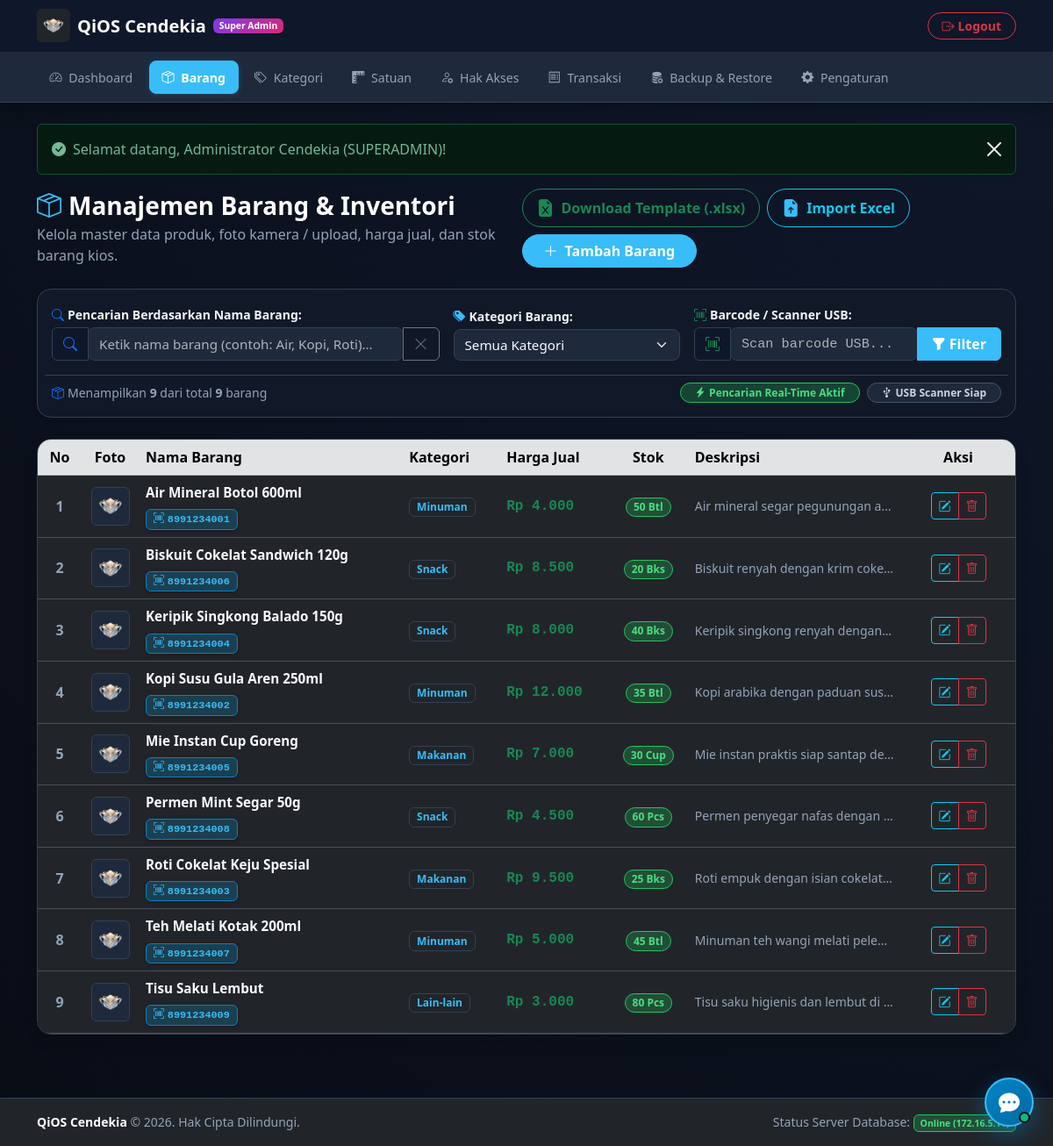
Page /admin/produk.php (signed in) on the committed database.
### tables this page shows
CREATE TABLE `produk` (
    `id` INT AUTO_INCREMENT PRIMARY KEY,
    `kategori_id` INT NULL,
    `satuan_id` INT NULL,
    `nama_produk` VARCHAR(150) NOT NULL,
    `barcode` VARCHAR(100) NULL,
    `harga` DECIMAL(12, 2) NOT NULL DEFAULT 0.00,
    `stok` INT NOT NULL DEFAULT 0,
    `deskripsi` TEXT NULL,
    `foto` VARCHAR(255) NULL,
    `created_at` TIMESTAMP DEFAULT CURRENT_TIMESTAMP,
    `updated_at` TIMESTAMP DEFAULT CURRENT_TIMESTAMP ON UPDATE CURRENT_TIMESTAMP,
    FOREIGN KEY (`kategori_id`) REFERENCES `kategori`(`id`) ON DELETE SET NULL,
    FOREIGN KEY (`satuan_id`) REFERENCES `satuan`(`id`) ON DELETE SET NULL
);

CREATE TABLE `kategori` (
    `id` INT AUTO_INCREMENT PRIMARY KEY,
    `nama_kategori` VARCHAR(100) NOT NULL UNIQUE,
    `deskripsi` VARCHAR(255) NULL,
    `created_at` TIMESTAMP DEFAULT CURRENT_TIMESTAMP
);

CREATE TABLE `satuan` (
    `id` INT AUTO_INCREMENT PRIMARY KEY,
    `nama_satuan` VARCHAR(100) NOT NULL UNIQUE,
    `kode_satuan` VARCHAR(20) NOT NULL,
    `deskripsi` VARCHAR(255) NULL,
    `created_at` TIMESTAMP DEFAULT CURRENT_TIMESTAMP
);

### config/database.php (called while the page is built, shortened)
<?php
$ini_file = __DIR__ . '/../config.ini';
$ini_data = [];
if (file_exists($ini_file)) {
    $parsed_ini = @parse_ini_file($ini_file, true);
    if (is_array($parsed_ini)) {
        $ini_data = $parsed_ini;
    }
}
$current_web_host = '127.0.0.1';
if (isset($_SERVER['HTTP_HOST']) && !empty($_SERVER['HTTP_HOST'])) {
    $current_web_host = strtolower(explode(':', $_SERVER['HTTP_HOST'])[0]);
} elseif (isset($_SERVER['SERVER_ADDR']) && !empty($_SERVER['SERVER_ADDR'])) {
    $current_web_host = strtolower($_SERVER['SERVER_ADDR']);
} elseif (!empty($ini_data['SERVER']['server_url'])) {
    $parsed_url = parse_url($ini_data['SERVER']['server_url']);
    if (!empty($parsed_url['host'])) {
        $current_web_host = strtolower($parsed_url['host']);
    }
}
$is_local_request = in_array($current_web_host, ['localhost', '127.0.0.1', 'kiosk.test', '::1']);
$dynamic_db_host = $current_web_host;
if ($is_local_request) {
    $dynamic_db_host = '127.0.0.1';
}
if (!empty($ini_data['DATABASE']['db_host'])) {
    $dynamic_db_host = trim($ini_data['DATABASE']['db_host']);
}
$db_host = getenv('DB_HOST') ? getenv('DB_HOST') : $dynamic_db_host;
$db_user = getenv('DB_USER') ? getenv('DB_USER') : ($ini_data['DATABASE']['db_user'] ?? 'root');
$db_pass = getenv('DB_PASS') !== false ? getenv('DB_PASS') : ($ini_data['DATABASE']['db_password'] ?? ($ini_data['DATABASE']['db_pass'] ?? ($is_local_request ? '' : 'pastijuara1')));
$db_name = getenv('DB_NAME') ? getenv('DB_NAME') : ($ini_data['DATABASE']['db_name'] ?? 'kios_db');
$db_port = getenv('DB_PORT') ? getenv('DB_PORT') : ($ini_data['DATABASE']['db_port'] ?? '3306');
$db_charset = 'utf8mb4';
$candidate_hosts = array_values(array_unique([$db_host, '127.0.0.1', 'localhost']));
$candidate_passwords = array_values(array_unique([$db_pass, 'pastijuara1', '']));
$options = [
    PDO::ATTR_ERRMODE            => PDO::ERRMODE_EXCEPTION,
    PDO::ATTR_DEFAULT_FETCH_MODE => PDO::FETCH_ASSOC,
    PDO::ATTR_EMULATE_PREPARES   => false,
    PDO::ATTR_TIMEOUT            => 2,
];
$pdo = null;
foreach ($candidate_hosts as $try_host) {
    foreach ($candidate_passwords as $try_pass) {
        try {
            $dsn = "mysql:host={$try_host};port={$db_port};dbname={$db_name};charset={$db_charset}";
            $pdo = new PDO($dsn, $db_user, $try_pass, $options);
            break 2;
        } catch (PDOException $ex) {
            $connection_error = $ex;
        }
    }
}
    ?>
    <?php
function e($string) {
    return htmlspecialchars((string)$string, ENT_QUOTES, 'UTF-8');
}
function rupiah($angka) {
    return 'Rp ' . number_format((float)$angka, 0, ',', '.');
}
function get_setting($key, $default = '') {
    global $pdo;
    static $cache = [];
    if (isset($cache[$key])) {
        return $cache[$key];
    }
    try {
        $stmt = $pdo->prepare("SELECT nilai FROM pengaturan WHERE kunci = ? LIMIT 1");
        $stmt->execute([$key]);
        $row = $stmt->fetch();
        if ($row && $row['nilai'] !== null && $row['nilai'] !== '') {
            $cache[$key] = (string)$row['nilai'];
            return $cache[$key];
        }
    } catch (PDOException $e) {
    }
    $cache[$key] = $default;
    return $default;
}
function get_app_logo_path() {
    $logo_file = get_setting('logo_aplikasi', 'assets/images/logo.png');
    $abs_path  = __DIR__ . '/../' . $logo_file;
    return $logo_file;
}
function get_app_logo($prefix = '') {
    $logo_file = get_app_logo_path();
    $abs_path  = __DIR__ . '/../' . $logo_file;
    $v = file_exists($abs_path) ? filemtime($abs_path) : time();
    return $prefix . $logo_file . '?v=' . $v;
}

### admin/produk.php (the view, shortened to what this page needs)
<?php
require_once __DIR__ . '/../config/database.php';
require_once __DIR__ . '/../config/auth.php';
$search_nama    = trim($_GET['nama_barang'] ?? ($_GET['search'] ?? ''));
$search_barcode = trim($_GET['barcode'] ?? '');
$sql = "
    SELECT p.*, k.nama_kategori, s.nama_satuan, s.kode_satuan
    FROM produk p
    LEFT JOIN kategori k ON p.kategori_id = k.id
    LEFT JOIN satuan s ON p.satuan_id = s.id
    WHERE 1=1
";
$params = [];
$sql .= " ORDER BY p.nama_produk ASC";
try {
    $stmt = $pdo->prepare($sql);
    $stmt->execute($params);
    $produk_items = $stmt->fetchAll();
} catch (PDOException $e) {
    $produk_items = [];
    $error_msg = $e->getMessage();
}
$total_semua_produk = 0;
try {
    $total_semua_produk = (int)$pdo->query("SELECT COUNT(*) FROM produk")->fetchColumn();
} catch (Exception $ex) {}
require_once __DIR__ . '/includes/admin_header.php';
?>
<div class="d-flex flex-column flex-md-row justify-content-between align-items-md-center mb-4 gap-3">
    <div>
        <h3 class="fw-bold text-white mb-1">
            <i class="bi bi-box-seam text-info me-2"></i>Manajemen Barang & Inventori
        </h3>
        <p class="text-secondary mb-0">Kelola master data produk, foto kamera / upload, harga jual, dan stok barang kios.</p>
    </div>
    <div class="d-flex flex-wrap gap-2">
        <a href="produk.php?action=download_template" class="btn btn-outline-success rounded-pill px-3 shadow-sm fw-semibold d-inline-flex align-items-center gap-2" title="Unduh template Excel (.xlsx) dengan dropdown pilihan kategori & satuan">
            <i class="bi bi-file-earmark-excel-fill text-success fs-5"></i>
            <span>Download Template (.xlsx)</span>
        </a>
        <button type="button" class="btn btn-outline-info rounded-pill px-3 shadow-sm fw-semibold d-inline-flex align-items-center gap-2" data-bs-toggle="modal" data-bs-target="#modalImportExcel" title="Upload template Excel yang telah diisi untuk menambah banyak barang sekaligus">
            <i class="bi bi-file-earmark-arrow-up-fill text-info fs-5"></i>
            <span>Import Excel</span>
        </button>
        <button type="button" class="btn btn-primary rounded-pill px-4 shadow-sm fw-bold d-inline-flex align-items-center gap-2" data-bs-toggle="modal" data-bs-target="#modalTambahProduk">
            <i class="bi bi-plus-lg"></i>
            <span>Tambah Barang</span>
        </button>
    </div>
</div>
<div class="card border-secondary p-3 mb-4 rounded-4 shadow-sm">
    <form action="produk.php" method="GET" id="formFilterProduk" class="row g-3 align-items-end">
        <div class="col-md-5 col-lg-5">
            <label for="search_nama_produk" class="form-label small fw-bold mb-1">
                <i class="bi bi-search text-primary me-1"></i>Pencarian Berdasarkan Nama Barang:
            </label>
            <div class="input-group">
                <span class="input-group-text"><i class="bi bi-search text-primary"></i></span>
                <input type="text" name="nama_barang" id="search_nama_produk" list="datalist_nama_produk"
                       class="form-control" placeholder="Ketik nama barang (contoh: Air, Kopi, Roti)..."
                       value="<?= e($search_nama) ?>" autocomplete="off" autofocus>
                <button class="btn btn-outline-secondary" type="button" id="btnClearSearchNama" title="Hapus teks pencarian">
                    <i class="bi bi-x-lg"></i>
                </button>
            </div>
        </div>
        <div class="col-md-3 col-lg-3">
            <label for="filter_kategori" class="form-label small fw-bold mb-1">
                <i class="bi bi-tags-fill text-info me-1"></i>Kategori Barang:
            </label>
            <select name="kat" id="filter_kategori" class="form-select">
                <option value="">Semua Kategori</option>
            </select>
        </div>
        <div class="col-md-4 col-lg-4">
            <label for="search_barcode" class="form-label small fw-bold mb-1">
                <i class="bi bi-upc-scan text-success me-1"></i>Barcode / Scanner USB:
            </label>
            <div class="input-group">
                <span class="input-group-text"><i class="bi bi-upc-scan text-success"></i></span>
                <input type="text" name="barcode" id="search_barcode" class="form-control font-monospace"
                       placeholder="Scan barcode USB..." value="<?= e($search_barcode) ?>" autocomplete="off">
                <button type="submit" class="btn btn-primary px-3 fw-semibold">
                    <i class="bi bi-funnel-fill me-1"></i>Filter
                </button>
            </div>
        </div>
        <div class="col-12 pt-2 border-top border-secondary border-opacity-25 d-flex justify-content-between align-items-center flex-wrap gap-2">
            <div class="small text-secondary" id="searchResultCountText">
                <i class="bi bi-box-seam me-1 text-primary"></i>Menampilkan <strong><span id="count_visible_prod"><?= count($produk_items) ?></span></strong> dari total <strong><?= $total_semua_produk ?></strong> barang
            </div>
            <div class="d-flex align-items-center gap-2">
                <span class="badge badge-status-active px-3 py-1 rounded-pill" title="Pencarian nama barang langsung menyaring tabel secara real-time saat Anda mengetik">
                    <i class="bi bi-lightning-charge-fill me-1"></i>Pencarian Real-Time Aktif
                </span>
                <span class="badge bg-secondary px-3 py-1 rounded-pill" title="Sistem siap mendeteksi scanner barcode USB kapan saja">
                    <i class="bi bi-usb-symbol me-1"></i>USB Scanner Siap
                </span>
            </div>
        </div>
    </form>
</div>
<div class="card border-secondary shadow rounded-4 overflow-hidden mb-5">
    <div class="table-responsive">
        <table class="table table-hover table-dark align-middle mb-0" id="table_daftar_produk">
            <thead class="table-secondary">
                <tr>
                    <th scope="col" style="width: 50px;" class="text-center">No</th>
                    <th scope="col" style="width: 65px;" class="text-center">Foto</th>
                    <th scope="col">Nama Barang</th>
                    <th scope="col">Kategori</th>
                    <th scope="col">Harga Jual</th>
                    <th scope="col" class="text-center">Stok</th>
                    <th scope="col">Deskripsi</th>
                    <th scope="col" class="text-center" style="width: 130px;">Aksi</th>
                </tr>
            </thead>
            <tbody>
                <?php if (empty($produk_items)): ?>
                    <tr>
                        <td colspan="8" class="text-center py-5 text-secondary">
                            <i class="bi bi-inbox fs-1 d-block mb-2"></i>
                            Tidak ada barang ditemukan.
                        </td>
                    </tr>
                <?php else: ?>
                    <?php
                    $no = 1;
                    foreach ($produk_items as $prod):
                    ?>
                        <tr class="product-data-row"
                            data-nama="<?= strtolower(e($prod['nama_produk'])) ?>"
                            data-barcode="<?= strtolower(e($prod['barcode'] ?? '')) ?>"
                            data-kategori="<?= (int)($prod['kategori_id'] ?? 0) ?>"
                            id="prod_row_<?= (int)$prod['id'] ?>">
                            <td class="text-center text-secondary fw-semibold row-no-cell"><?= $no++ ?></td>
                            <td class="text-center">
                                <div class="border border-secondary rounded p-1 d-inline-flex align-items-center justify-content-center overflow-hidden" style="width: 44px; height: 44px; background-color: var(--bg-secondary);">
                                    <?php if (!empty($prod['foto']) && file_exists(__DIR__ . '/../' . $prod['foto'])): ?>
                                        <img src="../<?= e($prod['foto']) ?>?v=<?= filemtime(__DIR__ . '/../' . $prod['foto']) ?>" alt="Foto" style="max-height: 100%; max-width: 100%; object-fit: cover;" class="rounded">
                                    <?php else: ?>
                                        <img src="<?= e($logo_url_admin ?? '../assets/images/logo.png') ?>" alt="Icon" style="max-height: 100%; max-width: 100%; object-fit: contain;">
                                    <?php endif; ?>
                                </div>
                            </td>
                            <td>
                                <strong class="prod-name-title d-block mb-1"><?= e($prod['nama_produk']) ?></strong>
                                <?php if (!empty($prod['barcode'])): ?>
                                    <span class="badge badge-barcode font-monospace" title="Barcode: <?= e($prod['barcode']) ?>">
                                        <i class="bi bi-upc-scan me-1"></i><?= e($prod['barcode']) ?>
                                    </span>
                                <?php else: ?>
                                    <span class="badge badge-no-barcode font-monospace" title="Produk tidak memiliki kode barcode">
                                        <i class="bi bi-upc me-1"></i>Tanpa Barcode
                                    </span>
                                <?php endif; ?>
                            </td>
                            <td>
                                <span class="badge bg-dark border border-secondary text-info">
                                    <?= e($prod['nama_kategori'] ?? 'Tanpa Kategori') ?>
                                </span>
                            </td>
                            <td class="fw-bold text-success font-monospace">
                                <?= rupiah($prod['harga']) ?>
                            </td>
                            <td class="text-center">
                                <?php
                                $satuan_label = e($prod['kode_satuan'] ?? ($prod['nama_satuan'] ?? 'Pcs'));
                                if ((int)$prod['stok'] <= 0): ?>
                                    <span class="badge bg-danger rounded-pill px-2">Habis</span>
                                <?php elseif ((int)$prod['stok'] < 5): ?>
                                    <span class="badge bg-warning text-dark rounded-pill px-2 fw-semibold"><?= (int)$prod['stok'] ?> <?= $satuan_label ?></span>
                                <?php else: ?>
                                    <span class="badge bg-success bg-opacity-25 text-success rounded-pill px-2 fw-semibold"><?= (int)$prod['stok'] ?> <?= $satuan_label ?></span>
                                <?php endif; ?>
                            </td>
                            <td class="text-secondary small text-truncate" style="max-width: 200px;">
                                <?= !empty($prod['deskripsi']) ? e($prod['deskripsi']) : '-' ?>
                            </td>
                            <td class="text-center">
                                <div class="btn-group btn-group-sm">
                                    <button type="button" class="btn btn-outline-info" title="Ubah Barang" onclick='openEditModal(<?= json_encode($prod, JSON_HEX_APOS | JSON_HEX_QUOT) ?>)'>
                                        <i class="bi bi-pencil-square"></i>
                                    </button>
                                    <button type="button" class="btn btn-outline-danger" title="Hapus Barang" onclick="openDeleteModal(<?= (int)$prod['id'] ?>, '<?= e(addslashes($prod['nama_produk'])) ?>')">
                                        <i class="bi bi-trash"></i>
                                    </button>
                                </div>
                            </td>
                        </tr>
                    <?php endforeach; ?>
                <?php endif; ?>
            </tbody>
        </table>
    </div>
</div>
<?php require_once __DIR__ . '/includes/admin_footer.php'; ?>

### rows in the picture
produk: nama_produk "Air Mineral Botol 600ml", barcode "8991234001", kategori.nama_kategori "Minuman", harga "Rp 4.000", stok "50", satuan.kode_satuan "Btl", deskripsi "Air mineral segar pegunungan a…"
produk: nama_produk "Biskuit Cokelat Sandwich 120g", barcode "8991234006", kategori.nama_kategori "Snack", harga "Rp 8.500", stok "20", satuan.kode_satuan "Bks", deskripsi "Biskuit renyah dengan krim coke…"
produk: nama_produk "Keripik Singkong Balado 150g", barcode "8991234004", kategori.nama_kategori "Snack", harga "Rp 8.000", stok "40", satuan.kode_satuan "Bks", deskripsi "Keripik singkong renyah dengan…"
produk: nama_produk "Kopi Susu Gula Aren 250ml", barcode "8991234002", kategori.nama_kategori "Minuman", harga "Rp 12.000", stok "35", satuan.kode_satuan "Btl", deskripsi "Kopi arabika dengan paduan sus…"
produk: nama_produk "Mie Instan Cup Goreng", barcode "8991234005", kategori.nama_kategori "Makanan", harga "Rp 7.000", stok "30", satuan.kode_satuan "Cup", deskripsi "Mie instan praktis siap santap de…"
produk: nama_produk "Permen Mint Segar 50g", barcode "8991234008", kategori.nama_kategori "Snack", harga "Rp 4.500", stok "60", satuan.kode_satuan "Pcs", deskripsi "Permen penyegar nafas dengan…"
produk: nama_produk "Roti Cokelat Keju Spesial", barcode "8991234003", kategori.nama_kategori "Makanan", harga "Rp 9.500", stok "25", satuan.kode_satuan "Bks", deskripsi "Roti empuk dengan isian cokelat…"
produk: nama_produk "Teh Melati Kotak 200ml", barcode "8991234007", kategori.nama_kategori "Minuman", harga "Rp 5.000", stok "45", satuan.kode_satuan "Btl", deskripsi "Minuman teh wangi melati pele…"
produk: nama_produk "Tisu Saku Lembut", barcode "8991234009", kategori.nama_kategori "Lain-lain", harga "Rp 3.000", stok "80", satuan.kode_satuan "Pcs", deskripsi "Tisu saku higienis dan lembut di…"

### other values in the picture
$app_title "QiOS Cendekia"
$_SESSION['flash_success'] "Selamat datang, Administrator Cendekia (SUPERADMIN)!"
count($produk_items) "9"
$total_semua_produk "9"
function_exists('get_app_name') ? get_app_name() : 'QiOS Cendekia' "QiOS Cendekia"
